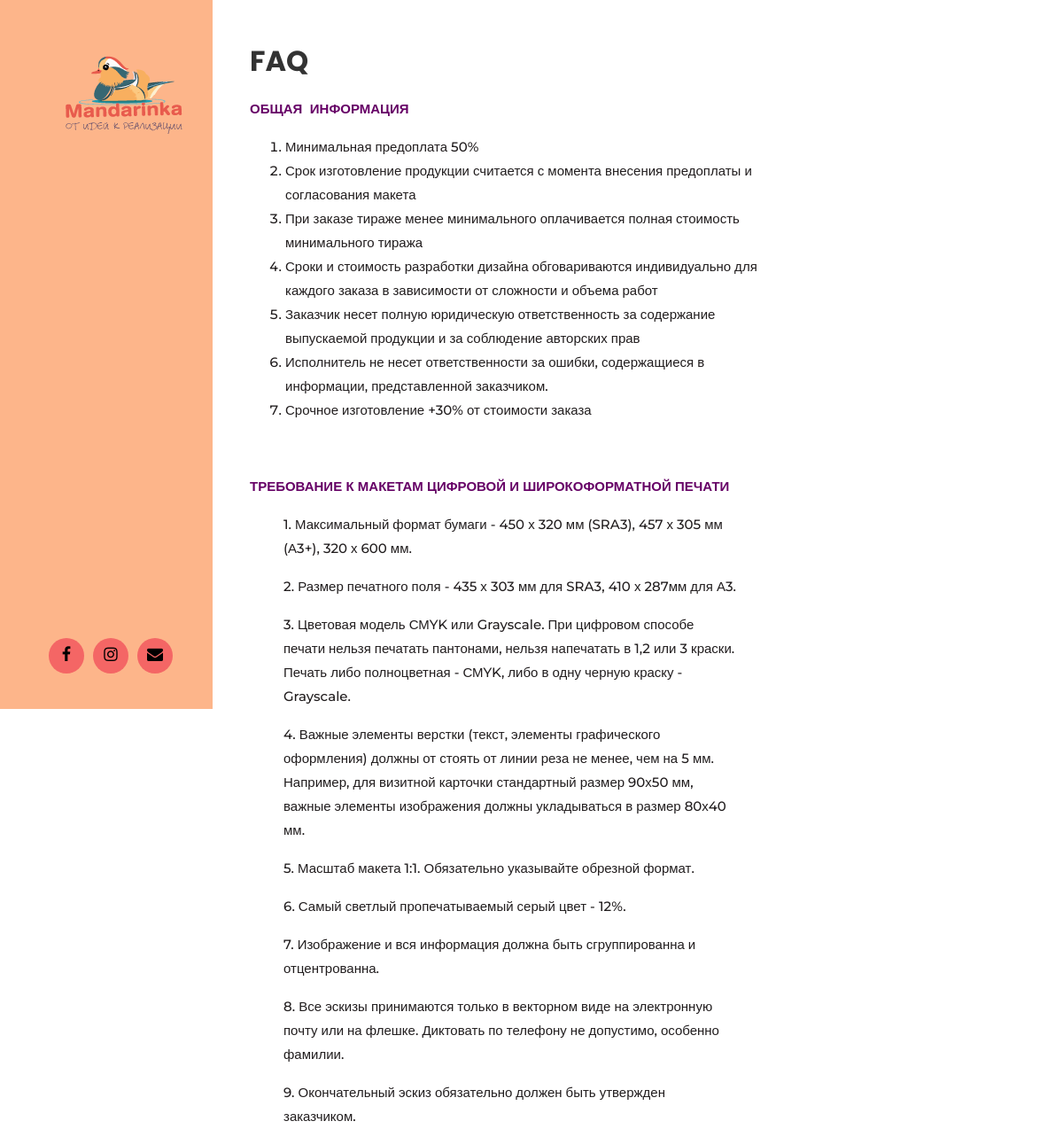
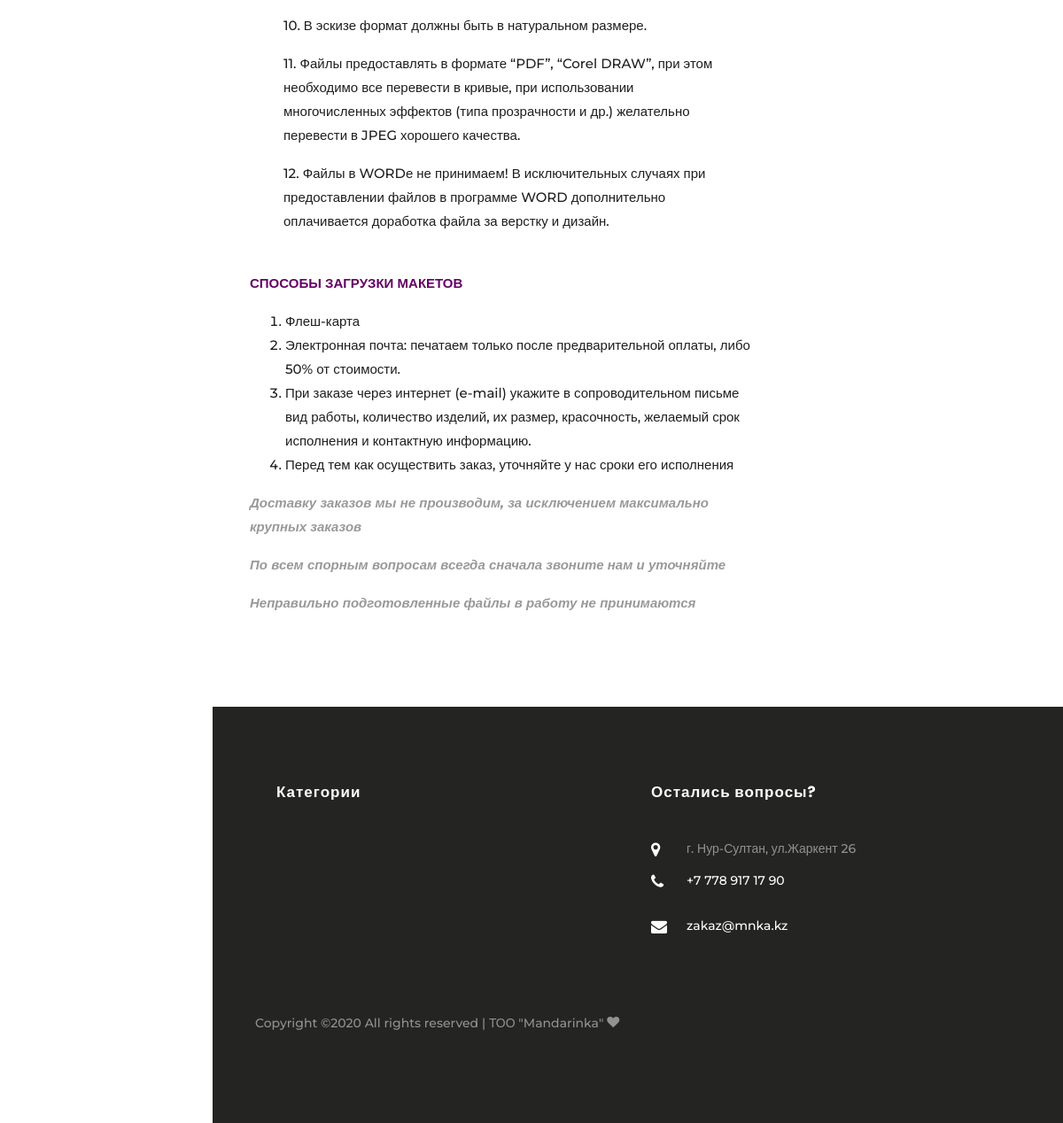
Page /page/fag/ on the committed database (2 pictures, top to bottom).
### pages/models.py (models this page shows, shortened)
class Pages(models.Model):
    title = models.CharField(_("Заголовок"), max_length=500)
    text = models.TextField(_("Текст"), blank=True, null=True)
    image = models.ImageField("главная фотография", upload_to="post/", null=True, blank=True)
    edit_date = models.DateTimeField(
        _("Дата редактирования"),
        auto_now=True,
        blank=True,
        null=True
    )
    published_date = models.DateTimeField(_("Дата публикации"), blank=True, null=True)
    published = models.BooleanField(_("Опубликовать?"), default=True)
    slug = models.CharField("url", max_length=100, unique=True)
    class Meta:
        verbose_name = _("Страница")
        verbose_name_plural = _("Страницы")
        unique_together = ('slug',)

### blog/views.py (the view)
# urls.py: path('page/fag/', views.FagDetailView.as_view(), name='fag'),
class FagDetailView(View):
    def get(self, request, **kwargs):
        fag = Pages.objects.get(id=2)
        context = {
            'fag': fag,
        }
        return render(request, 'blog/page.html', context)

### templates/blog/page.html (shortened to what this page needs)
{% extends 'base.html' %}
{% block content %}
    {% if fag %}
    <section class="ftco-section">
        <div class="container">
            <div class="row">
                <div class="col-lg-8 ftco-animate">
                    <h2 class="mb-3 font-weight-bold">{{ fag.title }}</h2>
                    <p>{{ fag.text|safe }}</p>
                </div>
            </div>
        </div>
    </section>
    {% endif %}
{% endblock content %}

### rows in the picture
Pages: title "FAQ", text "ОБЩАЯ ИНФОРМАЦИЯ Минимальная предоплата 50% Срок изготовление продукции считается с момента внесения предоплаты и согласования макета При заказе тираже менее минимального оплачивается полная стоимость минимального тиража Сроки и стоимость разработки дизайна обговариваются индивидуально для каждого заказа в зависимости от сложности и объема работ Заказчик несет полную юридическую ответственность за содержание выпускаемой продукции и за соблюдение авторских прав Исполнитель не несет ответственности за ошибки, содержащиеся в информации, представленной заказчиком. Срочное изготовление +30% от стоимости заказа ТРЕБОВАНИЕ К МАКЕТАМ ЦИФРОВОЙ И ШИРОКОФОРМАТНОЙ ПЕЧАТИ 1. Максимальный формат бумаги -…"
